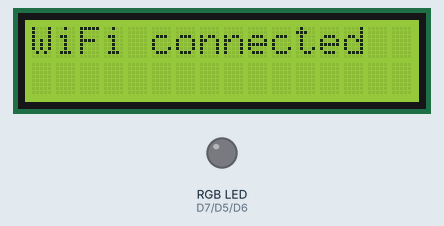
Recording of a sketch running on a simulated ESP8266 (NodeMCU). Parts: 16×2 character LCD, an RGB LED mixed from three pins (HIGH = lit). WiFi joins after 1.5 s; servers stay silent unless stated; uploads are accepted with an empty reply; what the sketch prints to the serial monitor is not drawn.

Above: at 2.2 s.
At 3.4 s:
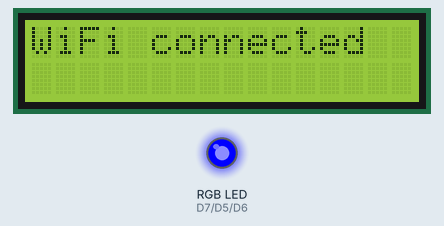
At 11.3 s:
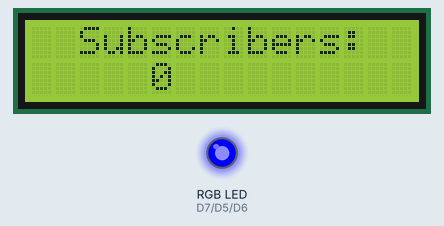
Timing chart, 0 to 12.8 s (numbered marks = the images above):
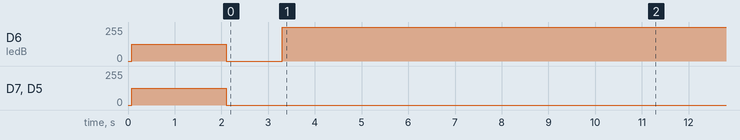

Measured:
- by itself, D6 (ledB): 124/255 → 0/255 at 2.1 s, → 255/255 1.2 s later
- what the display in image 0 shows lasts 9.1 s, from 2.1 s to 11.2 s

The sketch:

silver_button_count.ino
```cpp
#include <ESP8266WiFi.h>
#include <ESP8266HTTPClient.h>
const char* ssid = "WIFI login";
const char* password = "WIFI pass";
String host = "https://www.googleapis.com/youtube/v3/channels?part=statistics&key=(API KEY)&id=(CHANNEL ID)";
String httpsFingerprint = "20:47:22:DB:D3:C9:1E:8F:6F:C1:C2:B2:3C:8C:8A:0F:C8:88:3E:45";
String payload;
int delta;
int R, G, B;
float delta_f = 0.0;
float K = 0.97, k;
int i = 0, j = 0, httpCode, new_subscribers;
long subscribers;
unsigned long last_check, last_color, last_Submins;
byte min_step = 3;
HTTPClient http;  //Declare an object of class HTTPClient

#include <LiquidCrystal_I2C.h>
#include <Wire.h>
LiquidCrystal_I2C lcd(0x27, 16, 2);

#define ledR 13
#define ledG 14
#define ledB 12
boolean start_flag = true, error = false;

void setup () {
  Serial.begin(57600);
  pinMode(ledR, OUTPUT);
  pinMode(ledG, OUTPUT);
  pinMode(ledB, OUTPUT);
  Wire.begin(4, 5);
  lcd.init(); // initializing the LCD
  lcd.display(); //Enable or turn on the text
  lcd.backlight(); // Enable or Turn On the backlight
  lcd.clear();
  lcd.setCursor(0, 0);
  lcd.print("Connecting WiFi...");
  analogWrite(ledR, 500);
  analogWrite(ledG, 500);
  analogWrite(ledB, 500);

  WiFi.begin(ssid, password);
  while (WiFi.status() != WL_CONNECTED) {
    delay(1000);
    Serial.print("Connecting..");
  }
  lcd.clear();
  lcd.print("WiFi connected");
  analogWrite(ledR, 0);
  analogWrite(ledG, 0);
  analogWrite(ledB, 0);
}

void get_color() {
  int color = delta_f * 10;
  if (color <= 80) {
    k = map(color, 0, 80, 0, 1023);
    B = 1023 - k;
    G = k;
    R = 0;
  }
  if (color > 80 && delta <= 160) {
    k = map(color, 80, 160, 0, 1023);
    B = 0;
    G = 1023 - k;
    R = k;
  }
  if (color > 160) {
    k = map(color, 160, 250, 0, 1023);
    B = k;
    G = 0;
    R = 1023 - k;
  }
}

void getSubs() {
  if (WiFi.status() == WL_CONNECTED) { //Check WiFi connection status
    i = 0;
    httpCode = 0;
    payload = "";
    http.begin(host, httpsFingerprint);  //Specify request destination
    delay(1000);
    httpCode = http.GET();
    if (httpCode > 0) { //Check the returning code
      payload = http.getString();   //Get the request response payload
      error = false;
    } else {
      error = true;
    }
    http.end();   //Close connection

    if (payload.length() > 0) {
      i = 0;
      j = 0;
      const char compare[] = "erCount";

      while (i < payload.length()) {
        if (payload[i] == compare[j]) {
          j++;
        } else j = 0;
        if (j == 6) {
          int pos = 0;
          new_subscribers = 0;
          for (int ii = (i + 6); ii < (i + 12); ii++) {
            new_subscribers += (payload[ii] - '0') * pow(10, 5 - pos);
            pos++;
          }
          break;
        }
        i++;
      }
    }
  }
}

void loop() {
  if (start_flag) {
    getSubs();
    subscribers = new_subscribers;
    start_flag = false;
  }
  if (millis() - last_check > 10000) {
    getSubs();
    last_check = millis();
    lcd.clear();
    lcd.setCursor(2, 0);
    lcd.print("Subscribers:");
    lcd.setCursor(5, 1);
    lcd.print(new_subscribers);
    if (error) {
      lcd.setCursor(14, 1);
      lcd.print("er");
    }
  }
  if (millis() - last_Submins > (long)60000 * min_step) {
    delta = (long)new_subscribers - subscribers;
    if (delta < 0) delta = 0;
    subscribers = new_subscribers;
    last_Submins = millis();
  }
  if (millis() - last_color > 3000) {
    delta_f = delta_f * K + delta * (1 - K);
    get_color();
    analogWrite(ledR, R);
    analogWrite(ledG, G);
    analogWrite(ledB, B);

    Serial.print("delta: "); Serial.print(delta); Serial.print(", ");
    Serial.print("delta_f: "); Serial.print(delta_f); Serial.print(", ");
    Serial.print("R: "); Serial.print(R); Serial.print(", ");
    Serial.print("G: "); Serial.print(G); Serial.print(", ");
    Serial.print("B: "); Serial.println(B);
    last_color = millis();
  }
}
```
